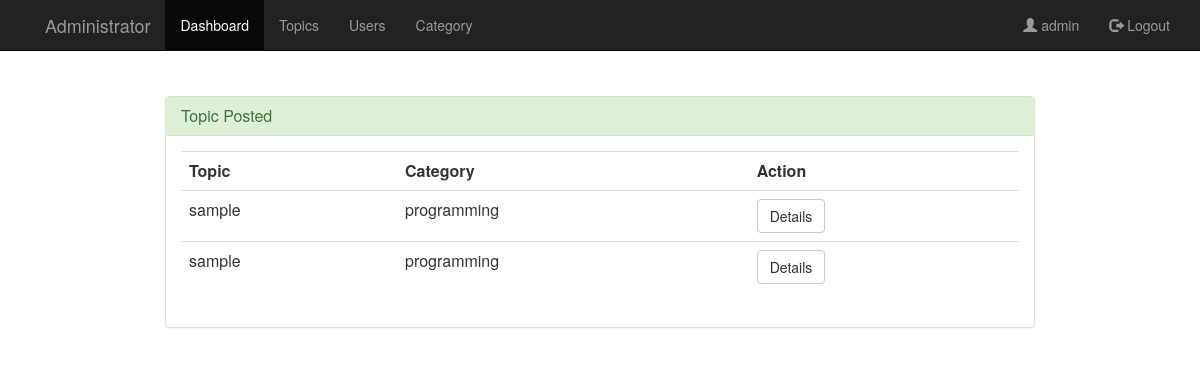
/admin/home.php (signed in), run on the app's committed database.
### tables this page shows
CREATE TABLE IF NOT EXISTS `tblpost` (
`post_Id` int(11) NOT NULL,
  `title` varchar(255) DEFAULT NULL,
  `content` text,
  `datetime` datetime DEFAULT NULL,
  `cat_id` int(12) DEFAULT NULL,
  `user_Id` int(12) DEFAULT NULL
);

CREATE TABLE IF NOT EXISTS `category` (
`cat_id` int(12) NOT NULL,
  `category` varchar(200) DEFAULT NULL
);

### admin/home.php (the view, shortened to what this page needs)
<?php
$uname=$_SESSION['uname'];
?>
<html>
<head>
	<link rel="stylesheet" type="text/css" href="../css/global.css">
	<link rel="stylesheet" type="text/css" href="../css/bootstrap.css">
	<link rel="stylesheet" type="text/css" href="../css/bootstrap.min.css">
    <link href="//netdna.bootstrapcdn.com/font-awesome/4.0.3/css/font-awesome.css" rel="stylesheet">
</head>
<body>
    <nav class="navbar navbar-inverse navbar-fixed-top">
        <div class="container">
            <div class="navbar-header page-scroll">
                <a class="navbar-brand page-scroll" href="home.php"></a>
            </div>
            <div class="navbar-header">
                <a class="navbar-brand" >Administrator</a>
            </div>
            <div class="collapse navbar-collapse" id="bs-example-navbar-collapse-1">
                <ul class="nav navbar-nav navbar-left">
                    <li class="active"><a href="home.php"> Dashboard</a></li>
                    <li><a href="post.php"> Topics</a></li>
                    <li><a href="user.php"> Users</a></li>
                    <li><a href="category.php">Category</a></li>
                </ul>
   <ul class="nav navbar-nav navbar-right">
                    <li><a href="#" ><span class="glyphicon glyphicon-user"></span> <?php echo $uname;?></a></li>
                <li ><a href="logout.php"><span class="glyphicon glyphicon-log-out"></span> Logout</a></li>
                </ul>
            </div>
        </div>
    </nav>
        <div class="container" style="margin:8% auto;width:900px;">
            <div class="panel panel-success">
                <div class="panel-heading">
                    <h3 class="panel-title">Topic Posted</h3>
                </div>
                 <div class="panel-body">
            <table class="table table-stripped">
                                <th>Topic</th>
                                <th>Category</th>
                                <th>Action</th>
                            <?php
                            $sql = "SELECT * FROM tblpost as tp join category as c on tp.cat_id=c.cat_id ORDER BY `datetime` ASC LIMIT 5";
                            $run = mysql_query($sql);
                            while($row=mysql_fetch_array($run))
                            {
                                $id = $row['post_Id'];
                                echo "<tr>";
                                echo "<td>".$row['title']."</td>";
                                echo "<td>".$row['category']."</td>";
                                 echo "<td>".
                                    "<a href='topic-details.php?post_Id=$id' class='btn btn-default'>Details</a>"
                                    ."</td>";
                                echo "</tr>";
                            }
                            ?>
                            </table>
                     </div>
                </div>
            </div>
	</body>
</html

### css/global.css (style rules this page uses)
body { background-color: #eee; }

### data on the page
tblpost: title "sample", cat.category "programming"
tblpost: title "sample", cat.category "programming"

### other printed values
$uname "admin"
